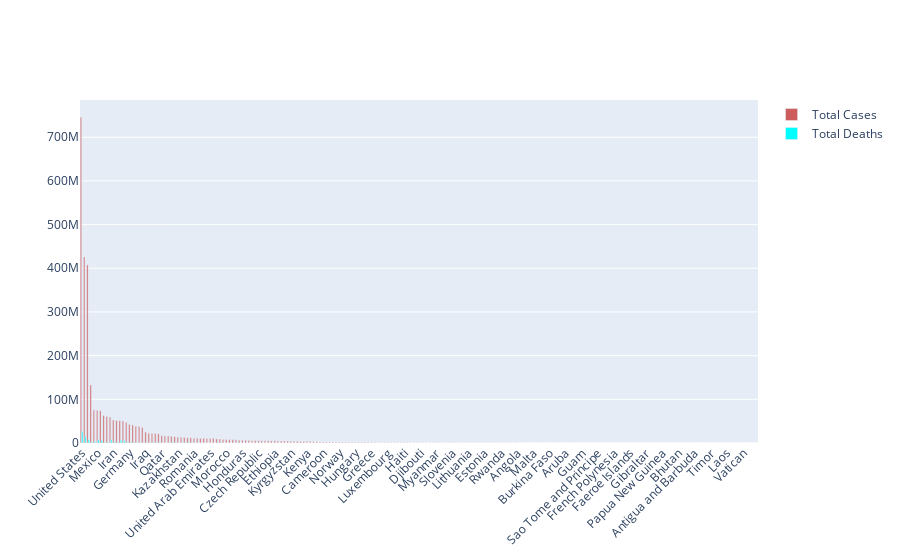

Notebook code for this chart:
### Code cell
#plotting total cases & deaths together
#multiple info on a single plot

fig = go.Figure()

fig.add_trace(go.Bar(

    x=deta["Country"],

    y=deta["Total Cases"],

    name='Total Cases',

    marker_color='indianred'

))

fig.add_trace(go.Bar(

    x=deta["Country"],

    y=deta["Total Deaths"],

    name='Total Deaths',

    marker_color='cyan'

))

fig.update_layout(barmode='group', xaxis_tickangle=-45)

fig.show()

### Figure 1 — Plotly figure (JSON) as saved in the notebook; plotly's stock layout.template omitted (floating-point values rounded to 4 significant figures; data arrays with more than 128 entries replaced by an {"elided": "..."} marker saying what was removed)
{"data": [{"marker": {"color": "indianred"}, "name": "Total Cases", "type": "bar", "x": {"elided": "210 str values"}, "y": {"elided": "210 int values"}}, {"marker": {"color": "cyan"}, "name": "Total Deaths", "type": "bar", "x": {"elided": "210 str values"}, "y": {"elided": "210 int values"}}], "layout": {"barmode": "group", "xaxis": {"tickangle": -45}}}
